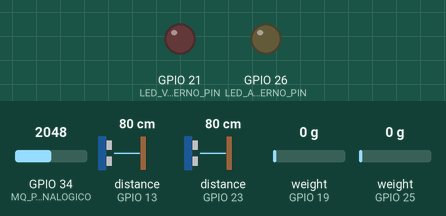
Bench run of a sketch on a simulated ESP32. Parts: output pins drawn as LEDs (lit = HIGH). Wiring (inferred from the names in the program): 2 × ultrasonic range finder: trigger GPIO 12, echo GPIO 13 / trigger GPIO 22, echo GPIO 23; HX711 load-cell converter: data GPIO 25; SCK GPIO 14. The test bench sets the inputs (shaded band); at power-on: distance to the obstacle (sensors on GPIO 13, GPIO 23) 80 cm, GPIO 34 (MQ_PIN_ANALOGICO) = 2048, weight on the scale (sensors on GPIO 19, GPIO 25) 0 g. The echo pulse lasts 58.3 µs per cm; WiFi joins after 1.5 s; servers stay silent unless stated; pins used as bus, display or sensor lines are not drawn; what the sketch prints to the serial monitor is not drawn.

Above: at 3.7 s.
3.8 s: distance to the obstacle (sensor on GPIO 13) set to 11 cm
6.0 s: distance to the obstacle (sensor on GPIO 13) set to 8 cm
At 6.8 s:
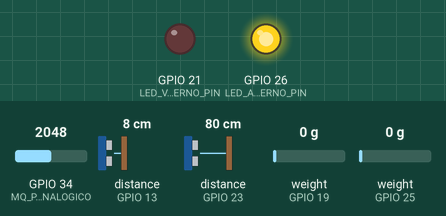
7.5 s: distance to the obstacle (sensor on GPIO 13) set to 6 cm
9.0 s: distance to the obstacle (sensor on GPIO 13) set to 3 cm
At 9.7 s:
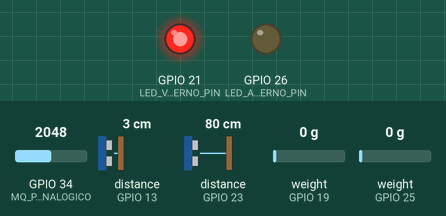
10.7 s: distance to the obstacle (sensor on GPIO 13) set to 9 cm
At 12.0 s:
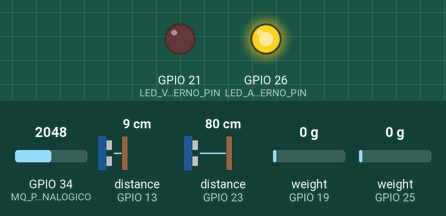
12.3 s: distance to the obstacle (sensor on GPIO 13) set to 2 cm
At 13.2 s:
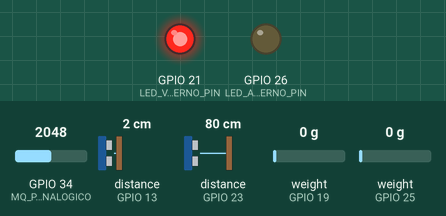
Timing chart, 0 to 15.0 s (numbered marks = the images above; inputs shaded):
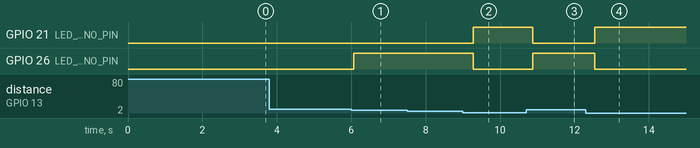

The sketch:

main.ino
```cpp
#include <Arduino.h>
#include <stdio.h>
#include <HX711.h>
#include <WiFi.h>
#include <WebServer.h>

//? Pinos do sensor HC-SR04
#define TRIG_INTERNO_PIN 12
#define ECHO_INTERNO_PIN 13

#define TRIG_EXTERNO_PIN 22
#define ECHO_EXTERNO_PIN 23

//? Pinos dos LEDs
#define LED_VERMELHO_INTERNO_PIN 21
#define LED_AMARELO_INTERNO_PIN 26
#define LED_VERDE_INTERNO_PIN 14

//? Pinos do sensor MQ-135
#define MQ_PIN_ANALOGICO 34
#define MQ_PIN_DIGITAL 25

//? Pinos do sensor de peso HX711
#define HX711_DT_PIN 19
#define HX711_SCK_PIN 18
#define HX711_FATOR_ESCALA 2280.0f

//? Credenciais WiFi
#define WIFI_SSID "-------"
#define WIFI_PASSWORD "******" // TODO: insira sua senha aqui!
// ! IP ESP32 -→ 192.168.15.13

// ? Handles das tarefas
TaskHandle_t HandleParteFisica;
TaskHandle_t HandleParteConexao;

// ? Instâncias
WebServer servidor(80);
HX711 hx711;

// ? Variáveis globais para leituras dos sensores
volatile long distanciaInternaCM = 0, mediaDistanciaInternaCM = 0;
volatile long distanciaExternaCM = 0, mediaDistanciaExternaCM = 0;
volatile long numPessoasQuePassaram = 0;
volatile long mqValorAnalogico = 0;
volatile bool mqGasDetectado = false;
volatile long hx711Peso = 0;

// ! DEBUG
void debugPrint() {
  Serial.print("Distancia Interna: ");
  Serial.print(distanciaInternaCM);
  Serial.print(" cm, Média: ");
  Serial.print(mediaDistanciaInternaCM);
  Serial.print(" cm, Pessoas Passaram: ");
  Serial.println(numPessoasQuePassaram);
  Serial.print("Distancia Externa: ");
  Serial.print(distanciaExternaCM);
  Serial.print(" cm, Média: ");
  Serial.println(mediaDistanciaExternaCM);
  Serial.print("MQ-135 Valor Analógico: ");
  Serial.println(mqValorAnalogico);
  Serial.print("MQ-135 Gás Detectado: ");
  Serial.println(mqGasDetectado ? "Sim" : "Não");
  Serial.print("HX711 Peso: ");
  Serial.print(hx711Peso);
  Serial.println(" g");
}

// ! PARTE FISICA

// ? Funções do sensor HC-SR04
/**
 * @brief Converte microssegundos para polegadas.
 *
 * Esta função converte o tempo em microssegundos para polegadas com base na velocidade do som.
 *
 * @param microSegundos O tempo em microssegundos.
 * @return A distância em polegadas.
 */
long microssegundosParaPolegadas(long microSegundos) { return microSegundos / 74 / 2; }

/**
 * @brief Converte microssegundos para centímetros.
 *
 * Esta função converte o tempo em microssegundos para centímetros com base na velocidade do som.
 *
 * @param microSegundos O tempo em microssegundos.
 * @return A distância em centímetros.
 */
long microssegundosParaCentimetros(long microSegundos) { return microSegundos / 29 / 2; }

/**
 * @brief Converte microssegundos para porcentagem.
 *
 * Esta função converte o tempo em microssegundos para uma porcentagem baseada em um alcance máximo.
 *
 * @param microSegundos O tempo em microssegundos.
 * @param alcanceMaximo O alcance máximo para a conversão.
 * @return A representação percentual do tempo em microssegundos.
 */
long distanciaParaPorcentagem(long distancia, long min, long max) {
  if (distancia <= min) return 100;
  if (distancia >= max) return 0;
  return 100 - ((distancia - min) * 100 / (max - min));
}

/**
 * @brief Mede a distância até um objeto usando um sensor ultrassônico.
 *
 * Esta função aciona o sensor ultrassônico enviando um pulso curto no pino de trigger especificado,
 * depois mede o tempo que o eco leva para retornar no pino de echo especificado. A duração é
 * convertida para centímetros usando a função microssegundosParaCentimetros.
 *
 * @param trigPin O pino digital conectado ao trigger do sensor ultrassônico.
 * @param echoPin O pino digital conectado ao echo do sensor ultrassônico.
 * @return A distância medida em centímetros. Retorna 0 se nenhum eco for recebido em 30ms.
 */
long leituraUnicaCM(int trigPin, int echoPin, int trigDelay, int timeout) {
  digitalWrite(trigPin, LOW);
  delayMicroseconds(trigDelay);
  digitalWrite(trigPin, HIGH);
  delayMicroseconds(trigDelay);
  digitalWrite(trigPin, LOW);
  long duracao = pulseIn(echoPin, HIGH, timeout); // * timeout de 30ms
  return microssegundosParaCentimetros(duracao);
}

/**
 * @brief Lê a distância média de um sensor ultrassônico em múltiplas amostras.
 *
 * Esta função realiza múltiplas leituras do sensor ultrassônico e calcula a distância média
 * em centímetros. Filtra leituras inválidas que estejam fora de um intervalo especificado.
 *
 * @param trigPin O pino digital conectado ao trigger do sensor ultrassônico.
 * @param echoPin O pino digital conectado ao echo do sensor ultrassônico.
 * @param trigDelay O delay em microssegundos para acionar o sensor.
 * @param numAmostras O número de amostras para calcular a média.
 * @return A distância média em centímetros, ou 0 se nenhuma leitura válida for obtida.
 */
long lerDistanciaMediaCM(int trigPin, int echoPin, int trigDelay, int numAmostras) {
  long soma = 0;
  int leiturasValidas = 0;
  for (int i = 0; i < numAmostras; i++) {
    long d = leituraUnicaCM(trigPin, echoPin, trigDelay, 30000);
    if (d > 0 && d < 400) { // ? Verificação de faixa válida
      soma += d;
      leiturasValidas++;
    }
  }
  return (leiturasValidas > 0) ? soma / leiturasValidas : 0;
}

/**
 * @brief Controla os leds externos
 */
void controladorDeLeds() {
  digitalWrite(LED_VERDE_INTERNO_PIN, LOW);
  digitalWrite(LED_AMARELO_INTERNO_PIN, LOW);
  digitalWrite(LED_VERMELHO_INTERNO_PIN, LOW);
  if (mediaDistanciaInternaCM >= 10 ) {
    digitalWrite(LED_VERDE_INTERNO_PIN, HIGH);
  } else if (mediaDistanciaInternaCM >= 5 && mediaDistanciaInternaCM < 10){
    digitalWrite(LED_AMARELO_INTERNO_PIN, HIGH);
  } else {
    digitalWrite(LED_VERMELHO_INTERNO_PIN, HIGH);
  }
}

/**
 * @brief Conta o número de pessoas que passaram com base na distância medida.
 *
 * Esta função utiliza um histórico de leituras para calcular a média e determinar se uma pessoa
 * passou com base na distância medida pelo sensor ultrassônico. Incrementa o contador de pessoas
 * se a distância atual for significativamente maior que a média.
 *
 * @return O número total de pessoas que passaram.
 */
long contatorPessoas() {
  static const int numAmostras = 10;
  static long historico[numAmostras] = {0};
  static int indice = 0;
  static bool pessoaContada = false;
  historico[indice++] = distanciaExternaCM;
  if (indice >= numAmostras) indice = 0;
  long soma = 0;
  for (int i = 0; i < numAmostras; ++i) soma += historico[i];
  long media = soma / numAmostras;
  if (!pessoaContada && distanciaExternaCM > media + 5) {
    ++numPessoasQuePassaram;
    pessoaContada = true;
  }
  if (pessoaContada && distanciaExternaCM <= media) pessoaContada = false;
  return numPessoasQuePassaram;
}

//? Função para leitura de Amonia
/**
 * @brief Lê o valor do sensor MQ-135 e verifica se o gás amônia foi detectado.
 *
 * Esta função lê o valor analógico do sensor MQ-135 e verifica se o pino digital indica
 * a presença de gás amônia. Imprime os valores no monitor serial.
*/
void lerAmonia() {
  // ? Faz a média de 5 leituras para suavizar e reduzir impacto de analogRead
  long soma = 0;
  const int numLeituras = 5;
  for (int i = 0; i < numLeituras; ++i) {
    soma += analogRead(MQ_PIN_ANALOGICO);
    vTaskDelay(pdMS_TO_TICKS(2));
  }
  mqValorAnalogico = soma / numLeituras;
  mqGasDetectado = digitalRead(MQ_PIN_DIGITAL) == HIGH; // ? Considera "HIGH" como gás detectado
}

//? Função para leitura de peso com HX711
/**
 * @brief Lê o peso do sensor HX711.
 *
 * Esta função lê o valor do sensor HX711 e converte para gramas ou quilogramas.
 * O valor é impresso no monitor serial.
*/
void lerPesoHX711() {
  long soma = 0;
  for (int i = 0; i < 10; i++) { soma += hx711.read(); }
  float pesoMedio = static_cast<float>(soma) / 10.0f;
  float pesoEscalado = pesoMedio / HX711_FATOR_ESCALA;
  hx711Peso = static_cast<long>(pesoEscalado);
  hx711Peso = hx711Peso < 0 ? 0 : hx711Peso;
}

// ! PARTE CONEXÃO

/**
 * @brief Manipula a rota raiz do servidor web.
 *
 * Esta função é chamada quando a rota raiz ("/") é acessada. Ela coleta dados dos sensores,
 * formata esses dados em JSON e os envia como resposta HTTP.
*/
void handleRoot() {
  /* // * json:
  {
    "distanciaInternaCM": xCm,
    "porcentagemInterna": x%,
    "distanciaExternaCM": xCm,
    "QuantidadeDePessoasQuePassaram": x,
    "mqValorAnalogico": x,
    "mqGasDetectado": true/false,
    "hx711Peso": xg/kg
  }
  */
  String json = "{";
  json += "\"distanciaInternaCM\":" + String(mediaDistanciaInternaCM) + ",";
  json += "\"porcentagemInterna\":" + String(distanciaParaPorcentagem(mediaDistanciaInternaCM, 5, 30)) + ",";
  json += "\"distanciaExternaCM\":" + String(mediaDistanciaExternaCM) + ",";
  json += "\"QuantidadeDePessoasQuePassaram\":" + String(numPessoasQuePassaram) + ",";
  json += "\"mqValorAnalogico\":" + String(mqValorAnalogico) + ",";
  json += "\"mqGasDetectado\":" + String(mqGasDetectado ? "true" : "false") + ",";
  json += "\"hx711Peso\":" + String(hx711Peso);
  json += "}";
  servidor.sendHeader("Access-Control-Allow-Origin", "*");
  servidor.sendHeader("Access-Control-Allow-Methods", "GET");
  servidor.sendHeader("Access-Control-Allow-Headers", "Content-Type");
  servidor.send(200, "application/json", json);
}

/**
 * @brief Configura a conexão WiFi.
 *
 * Esta função inicia a conexão WiFi com as credenciais fornecidas.
 * Ela imprime o status da conexão no monitor serial e exibe o endereço IP local
 * quando a conexão é bem-sucedida.
*/
void setupWifi() {
  WiFi.begin(WIFI_SSID, WIFI_PASSWORD);
  while (WiFi.status() != WL_CONNECTED) {
    delay(500);
    Serial.print(".");
  }
  Serial.println("\nConectado ao WiFi!");
  Serial.print("Endereço IP: ");
  Serial.println(WiFi.localIP());
}

void setup() {
  Serial.begin(115200);
  // ? Configuração dos pinos
  pinMode(TRIG_INTERNO_PIN, OUTPUT);
  pinMode(ECHO_INTERNO_PIN, INPUT);
  pinMode(TRIG_EXTERNO_PIN, OUTPUT);
  pinMode(ECHO_EXTERNO_PIN, INPUT);
  pinMode(LED_VERMELHO_INTERNO_PIN, OUTPUT);
  pinMode(LED_AMARELO_INTERNO_PIN, OUTPUT);
  pinMode(LED_VERDE_INTERNO_PIN, OUTPUT);
  pinMode(HX711_DT_PIN, INPUT);
  pinMode(HX711_SCK_PIN, OUTPUT);
  // ? Inicialização do HX711
  hx711.begin(HX711_DT_PIN, HX711_SCK_PIN);
  // ? Configuração do Conexão Wifi
  setupWifi();
  // ? xTaskCreatePinnedToCore startando as tarefas:
  xTaskCreatePinnedToCore(
    ParteFisica,            // ? Função da tarefa
    "ParteFisica",          // ? Nome
    2048,                   // ? Tamanho da pilha (ESP32 precisa de mais, ex: 2048 bytes)
    NULL,                   // ? Parâmetros
    1,                      // ? Prioridade
    &HandleParteFisica,     // ? Handle da tarefa
    0                       // ? Core ID
  );
  delay(500);
  xTaskCreatePinnedToCore(
    ParteConexao,
    "ParteConexao",
    4096,
    NULL,
    1,
    &HandleParteConexao,
    1
  );
  delay(500);
}

// ? TASK
/**
 * @brief Função de tarefa que gerencia a parte física do sistema.
 *
 * Esta função deve ser executada como uma tarefa FreeRTOS. Ela executa continuamente
 * em um loop infinito, imprimindo "Tarefa Parte Física rodando!" no monitor serial a cada segundo.
 * O atraso entre as impressões é feito usando vTaskDelay.
 *
 * @param pvParameters Ponteiro para os parâmetros passados para a tarefa (não utilizado).
*/
void ParteFisica(void *pvParameters) {
  Serial.print("TASK: ParteFisica | CORE: ");
  Serial.println(xPortGetCoreID());
  int ciclo = 0;
  for (;;) {
    // ? Leitura dos sensores de distância
    distanciaExternaCM = lerDistanciaMediaCM(TRIG_EXTERNO_PIN, ECHO_EXTERNO_PIN, 5, 5);
    mediaDistanciaExternaCM = (mediaDistanciaExternaCM + distanciaExternaCM) / 2;
    vTaskDelay(pdMS_TO_TICKS(5)); // ? Delay para evitar leituras muito rápidas
    distanciaInternaCM = lerDistanciaMediaCM(TRIG_INTERNO_PIN, ECHO_INTERNO_PIN, 10, 5);
    mediaDistanciaInternaCM = (mediaDistanciaInternaCM + distanciaInternaCM) / 2;
    // ? Controle dos LEDs
    controladorDeLeds();
    // ? Verificação de pessoas passando
    contatorPessoas();
    // ? Leitura do sensor MQ-135
    if (ciclo % 2 == 0) lerAmonia();
    // ? Leitura do sensor de peso HX711
    if (ciclo % 10 == 0) lerPesoHX711();
    // ? ciclo loop
    ciclo++;
    if (ciclo > 1000) ciclo = 0;
    // ? Pequeno delay
    vTaskDelay(pdMS_TO_TICKS(20));
  }
}

// ? TASK
/**
 * @brief Função de tarefa que gerencia a parte de conexão do sistema.
 *
 * Esta função deve ser executada como uma tarefa FreeRTOS. Ela configura o servidor web,
 * define as rotas e aguarda requisições do cliente em um loop infinito.
 *
 * @param pvParameters Ponteiro para os parâmetros passados para a tarefa (não utilizado).
*/
void ParteConexao(void *pvParameters) {
  Serial.print("TASK: ParteConexao | CORE: ");
  Serial.println(xPortGetCoreID());
  // ? Configuração do servidor web
  servidor.on("/", HTTP_GET, handleRoot);     // ? Rota root
  servidor.begin();                           // ? Inicia o servidor web
  Serial.println("Servidor web iniciado!");
  for (;;) {
    servidor.handleClient();                  // ? Aguarda requisições do client
    vTaskDelay(pdMS_TO_TICKS(10));            // ? Pequeno delay para evitar uso excessivo da CPU :]
  }
}

void loop(){}
```

Measured:
- the behaviour switches between 10 and 9 cm on distance to the obstacle (sensor on GPIO 13) (found by bisection; images 0 and 1)
- the behaviour switches between 5 and 4 cm on distance to the obstacle (sensor on GPIO 13) (found by bisection; images 1 and 2)
- after the input at 3.8 s, every drawn part: stays the same
- after the input at 6.0 s, GPIO 26 (LED_AMARELO_INTERNO_PIN): LOW → HIGH after 0.07 s
- after the input at 9.0 s, GPIO 21 (LED_VERMELHO_INTERNO_PIN): LOW → HIGH after 0.28 s; GPIO 26 (LED_AMARELO_INTERNO_PIN): HIGH → LOW after 0.28 s
- after the input at 10.7 s, GPIO 21 (LED_VERMELHO_INTERNO_PIN): HIGH → LOW after 0.18 s; GPIO 26 (LED_AMARELO_INTERNO_PIN): LOW → HIGH after 0.18 s
- after the input at 12.3 s, GPIO 21 (LED_VERMELHO_INTERNO_PIN): LOW → HIGH after 0.24 s; GPIO 26 (LED_AMARELO_INTERNO_PIN): HIGH → LOW after 0.24 s
